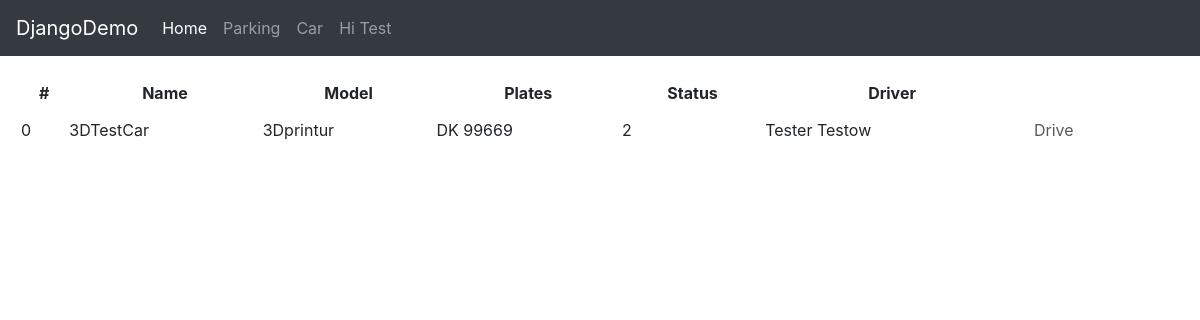
Page /Car/ (signed in) on the committed database.
### Car/models.py (models this page shows, shortened)
class Car(models.Model):
    STATUS = (
      (1, ('Available')),
      (2, ('Unavailable')),
    )
    id = models.AutoField(primary_key=True)
    car_Name = models.TextField(max_length=50, unique=True)
    car_Model = models.TextField(max_length=50)
    car_licence_Plate = models.TextField(max_length=50)
    status = models.PositiveSmallIntegerField(
      choices=STATUS,
      default=1,
    )
    driver = models.OneToOneField(
        User,
        on_delete= models.SET_NULL,
        null=True,
        blank=True,
    )
    cam_url = models.TextField(max_length=200)

### Car/views.py (the view)
# urls.py: path('Car/', car_detail_view),
@login_required(login_url="/Home/")
def car_detail_view(request):
    context = {
        "title": "Car Details",
        "Car_objects": Car.objects.all(),
    }
    return render(request,"Car/details.html",context)

### templates/Car/details.html
{%extends 'base.html'%}
{% block content %}
<div class="card card-body tablecard" style=" border: 0; width: 100%">
    <table style="width:100%">
        <tr style="text-align:center; margin:5px;width: 100%;">
            <th style="padding:5px">#</th>
            <th style="padding:5px">Name</th>
            <th style="padding:5px">Model</th>
            <th style="padding:5px">Plates</th>
            <th style="padding:5px">Status</th>
            <th style="padding:5px">Driver</th>
            <th style="padding:5px">  </th>
        </tr>
        {% for car in Car_objects%}
        <tr>
            <td>{{car.id}}</td>
            <td>{{car.car_Name}}</td>
            <td>{{car.car_Model}}</td>
            <td>{{car.car_licence_Plate}}</td>
            <td>{{car.status}}</td>
            <td>{{car.driver.first_name}} {{car.driver.last_name}}</td>
            <td>
                {% if car.status == 1 %}
                <a class="btn login_btn" style="color:black;" type="button" href="/Car/Drive/{{car.id}}">Drive</a>
                {% else %}
                <button class="btn login_btn" style="color:black;" type="button" disabled>Drive</button>
                {% endif %}
            </td>
        </tr>
        {%endfor%}
    </table>
</div>
{% endblock %}

### templates/base.html (shortened to what this page needs)
<!DOCTYPE html>
{% load static %}
<html>
    <head>
        <link rel="stylesheet" href="https://stackpath.bootstrapcdn.com/bootstrap/4.3.1/css/bootstrap.min.css">
        <link rel="stylesheet" type="text/css" href="https://drive.google.com/uc?export=view&id=1cBOmgK6y1lX6E4bALY35HUNGeruXDDqo" />
    </head>
    <body>
        <nav class="navbar navbar-expand-lg navbar-dark bg-dark">
            <a class="navbar-brand" href="/">DjangoDemo</a>
            <div class="collapse navbar-collapse" id="navbarSupportedContent">
              <ul class="navbar-nav mr-auto">
                <li class="nav-item active">
                  <a class="nav-link" href="/">Home <span class="sr-only">(current)</span></a>
                </li>
                {% if request.user.is_authenticated  %}
                <li class="nav-item">
                  <a class="nav-link" href="/Parking">Parking</a>
                </li>
                <li class="nav-item">
                    <a class="nav-link" href="/Car">Car</a>
                </li>
                <a class="nav-link">Hi {{request.user}}</a>
                {% else %}
                    <a class="nav-link" href="https://images-cdn.9gag.com/images/thumbnail-facebook/38935558_1504075281.4528_vE7aJy_n.jpg">Hi Stranger!<span class="sr-only"></span></a>
                {% endif %}
              </ul>
            </div>
          </nav>
        {%block content%}
        {%endblock%}
    </body>
</html>

### rows in the picture
Car: id "0", car_Name "3DTestCar", car_Model "3Dprintur", car_licence_Plate "DK 99669", status "2", driver.first_name "Tester", driver.last_name "Testow", shows "Drive"

### other values in the picture
{{ request.user }} "Test"
